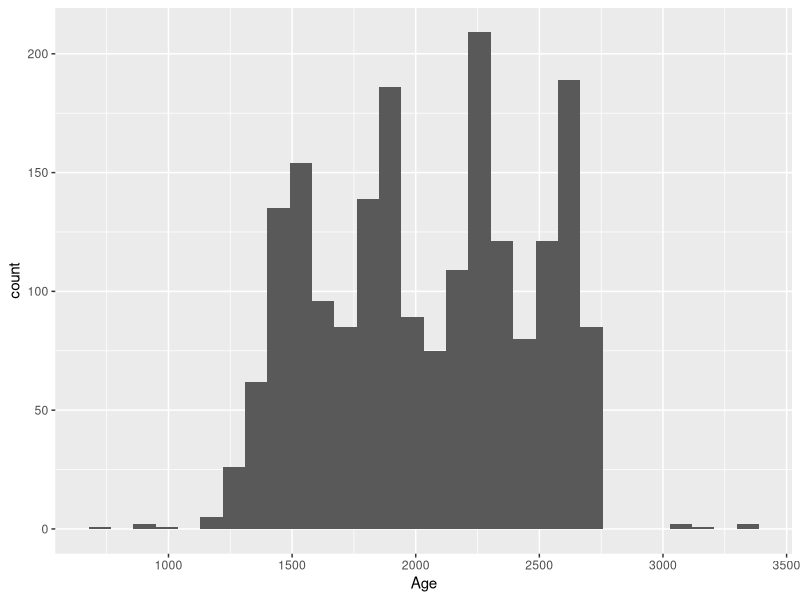
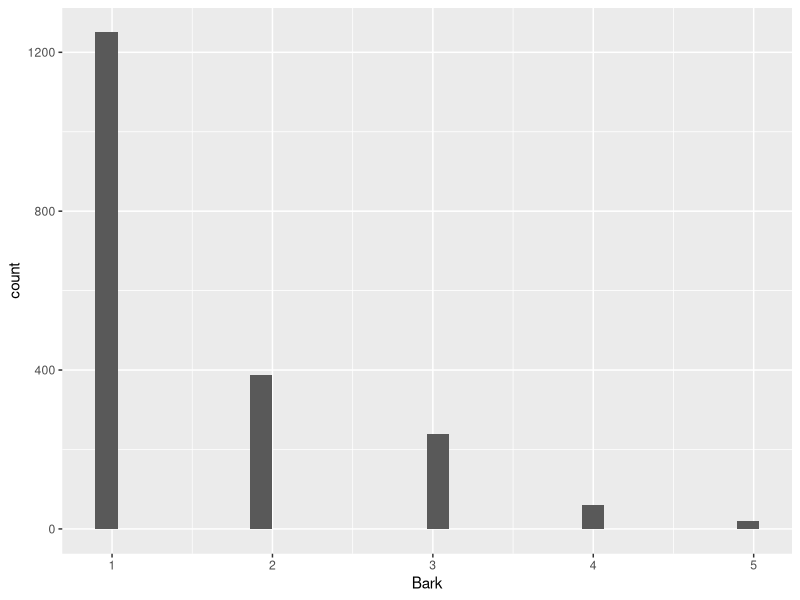
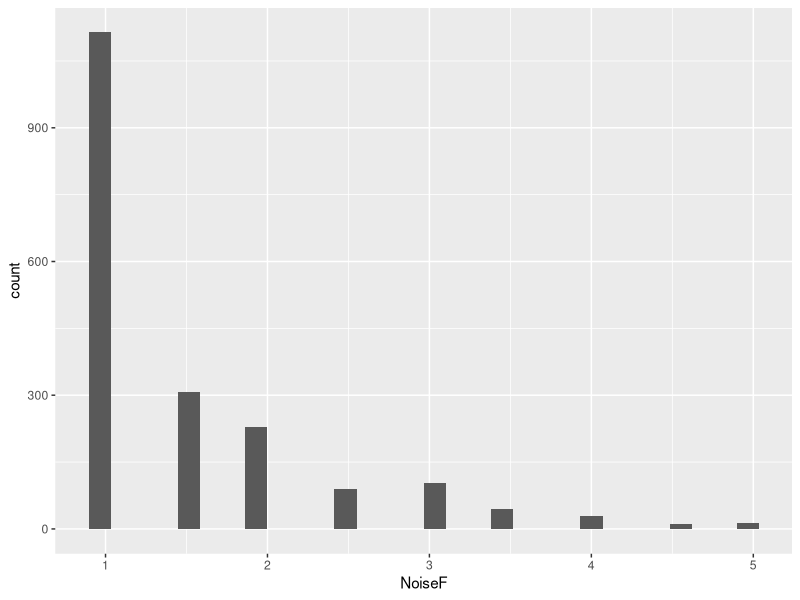
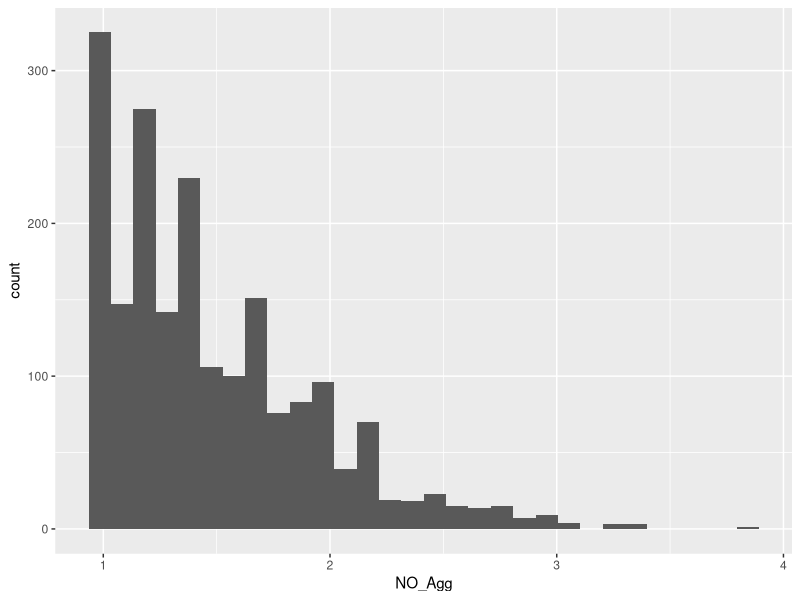
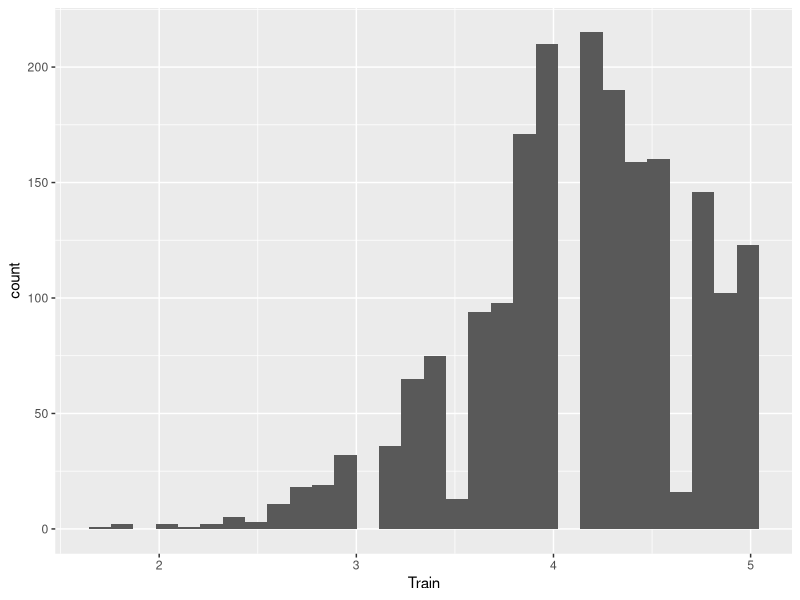
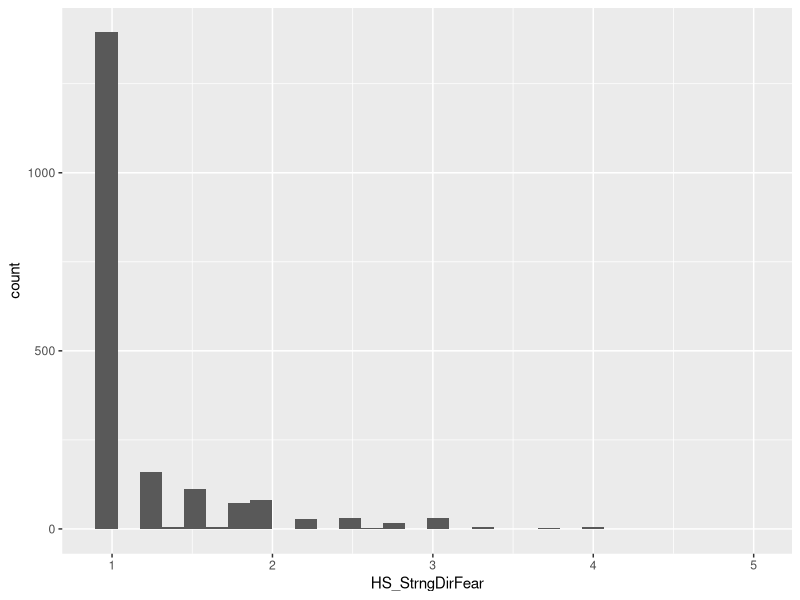
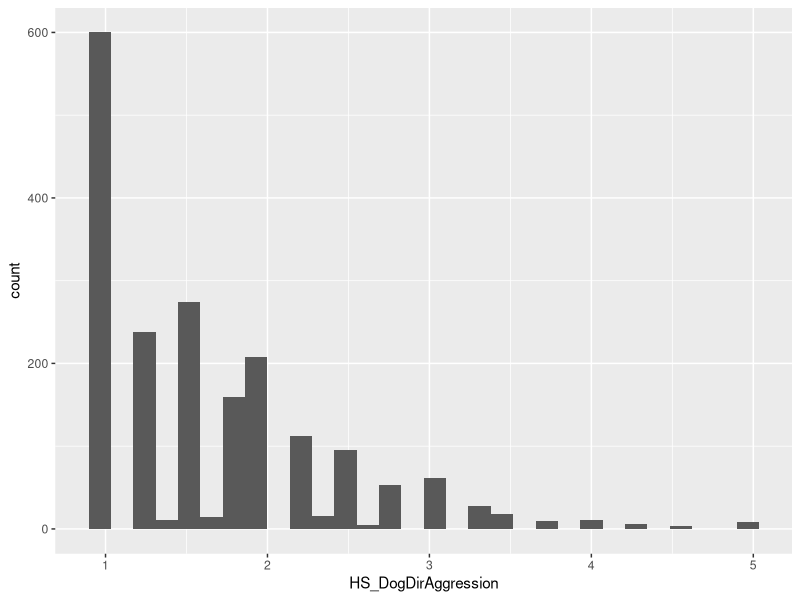
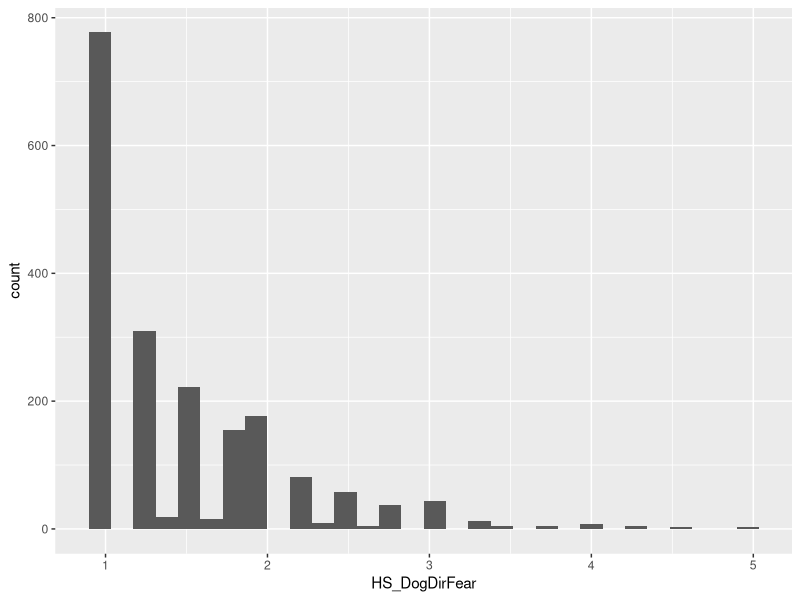

R code for these plots, in order:
## ---- chunk 1
rm(list = ls())
library(tidyverse)
library(here)
library(ggfortify)
## ---- chunk 2
DOG <- read.csv(here("Data", "Secor-Cap-Dap-data.csv"))
## ---- chunk 3
ggplot(DOG, aes(x = Age)) + geom_histogram()
## ---- chunk 4
summary(DOG)
## ---- chunk 5
ggplot(DOG, aes(x = Bark)) + geom_histogram()
## ---- chunk 6
ggplot(DOG, aes(x = NoiseF)) + geom_histogram()
## ---- chunk 7
ggplot(DOG, aes(x = NO_Agg)) + geom_histogram()
## ---- chunk 8
ggplot(DOG, aes(x = Train)) + geom_histogram()
## ---- chunk 9
ggplot(DOG, aes(x = HS_StrngDirFear)) + geom_histogram()
## ---- chunk 10
ggplot(DOG, aes(x = HS_DogDirAggression)) + geom_histogram()
## ---- chunk 11
ggplot(DOG, aes(x = HS_DogDirFear)) + geom_histogram()
## ---- chunk 12
ggplot(DOG, aes(x = HS_Pain)) + geom_histogram()
